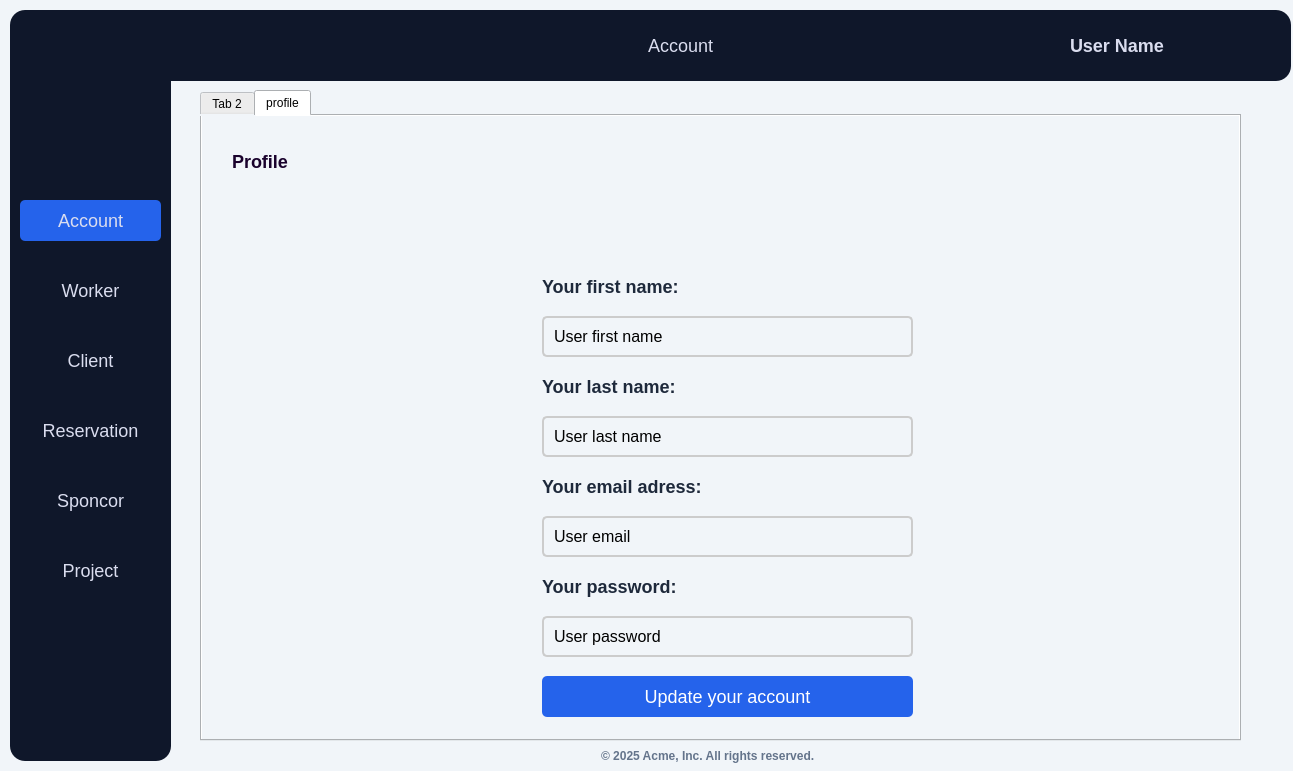
<?xml version="1.0" encoding="UTF-8"?>
<ui version="4.0">
 <class>Dialog</class>
 <widget class="QDialog" name="Dialog">
  <property name="geometry">
   <rect>
    <x>0</x>
    <y>0</y>
    <width>1293</width>
    <height>771</height>
   </rect>
  </property>
  <property name="baseSize">
   <size>
    <width>0</width>
    <height>0</height>
   </size>
  </property>
  <property name="windowTitle">
   <string>Dialog</string>
  </property>
  <property name="styleSheet">
   <string notr="true">QWidget {
	font: 9pt &quot;Sitka&quot;;
    background-color: #F1F5F9;
    font-family: &quot;Sitka&quot;;
}

QLabel {
    font-size: 18px;
    font-weight: bold;
    color: #222;
}

QLineEdit {
    border: 2px solid #ccc;
    border-radius: 5px;
    padding: 8px;
    font-size: 16px;
    width: 250px;
}

QPushButton {
	background-color: rgb(37, 99, 235);
    color: white;
    border-radius: 5px;
    padding: 10px 20px;
    font-size: 18px;
}

QPushButton:hover {
    background-color: rgb(25, 80, 200); 
    color: white; 
}

table {
    width: 100%;
    border-collapse: collapse;
    background-color: #ffffff;
    border-radius: 8px;
    overflow: hidden;
    box-shadow: 0 4px 6px rgba(0, 0, 0, 0.1);
}

th, td {
    padding: 12px;
    text-align: left;
    border-bottom: 1px solid #ddd;
}

th {
    background-color: #007bff;
    color: white;
    font-weight: bold;
}

tr:hover {
    background-color: #f1f1f1;
}
</string>
  </property>
  <widget class="QLabel" name="label_11">
   <property name="geometry">
    <rect>
     <x>590</x>
     <y>740</y>
     <width>301</width>
     <height>31</height>
    </rect>
   </property>
   <property name="styleSheet">
    <string notr="true">color: #64748B;
    padding: 8px;
    font-size: 12px;
    width: 200px;</string>
   </property>
   <property name="text">
    <string>© 2025 Acme, Inc. All rights reserved.</string>
   </property>
  </widget>
  <widget class="QTabWidget" name="tabWidget">
   <property name="geometry">
    <rect>
     <x>200</x>
     <y>90</y>
     <width>1041</width>
     <height>651</height>
    </rect>
   </property>
   <property name="styleSheet">
    <string notr="true">table {
    width: 100%;
    border-collapse: collapse;
    background-color: #ffffff;
    border-radius: 8px;
    overflow: hidden;
    box-shadow: 0 4px 6px rgba(0, 0, 0, 0.1);
}

th, td {
    padding: 12px;
    text-align: left;
    border-bottom: 1px solid #ddd;
}

th {
    background-color: #007bff;
    color: white;
    font-weight: bold;
}

tr:hover {
    background-color: #f1f1f1;
}
</string>
   </property>
   <property name="currentIndex">
    <number>1</number>
   </property>
   <widget class="QWidget" name="tab2">
    <attribute name="title">
     <string>Tab 2</string>
    </attribute>
   </widget>
   <widget class="QWidget" name="tab">
    <attribute name="title">
     <string>profile</string>
    </attribute>
    <widget class="QLabel" name="label_6">
     <property name="geometry">
      <rect>
       <x>30</x>
       <y>30</y>
       <width>131</width>
       <height>31</height>
      </rect>
     </property>
     <property name="styleSheet">
      <string notr="true">color: rgb(26, 2, 45);
font: 14pt &quot;Sitka&quot;;</string>
     </property>
     <property name="text">
      <string>Profile</string>
     </property>
    </widget>
    <widget class="QLabel" name="label_12">
     <property name="geometry">
      <rect>
       <x>340</x>
       <y>160</y>
       <width>191</width>
       <height>21</height>
      </rect>
     </property>
     <property name="styleSheet">
      <string notr="true">color: rgb(30, 41, 59);
</string>
     </property>
     <property name="text">
      <string>Your first name:</string>
     </property>
    </widget>
    <widget class="QLabel" name="label_9">
     <property name="geometry">
      <rect>
       <x>340</x>
       <y>260</y>
       <width>191</width>
       <height>21</height>
      </rect>
     </property>
     <property name="styleSheet">
      <string notr="true">color: rgb(30, 41, 59);
</string>
     </property>
     <property name="text">
      <string>Your last name:</string>
     </property>
    </widget>
    <widget class="QLineEdit" name="lineEdit">
     <property name="geometry">
      <rect>
       <x>340</x>
       <y>400</y>
       <width>371</width>
       <height>41</height>
      </rect>
     </property>
     <property name="styleSheet">
      <string notr="true">color: rgb(0, 0, 0);</string>
     </property>
     <property name="text">
      <string>User email</string>
     </property>
    </widget>
    <widget class="QLabel" name="label_10">
     <property name="geometry">
      <rect>
       <x>340</x>
       <y>360</y>
       <width>191</width>
       <height>21</height>
      </rect>
     </property>
     <property name="styleSheet">
      <string notr="true">color: rgb(30, 41, 59);
</string>
     </property>
     <property name="text">
      <string>Your email adress:</string>
     </property>
    </widget>
    <widget class="QLabel" name="label_8">
     <property name="geometry">
      <rect>
       <x>340</x>
       <y>460</y>
       <width>171</width>
       <height>21</height>
      </rect>
     </property>
     <property name="styleSheet">
      <string notr="true">color: #1E293B;</string>
     </property>
     <property name="text">
      <string>Your password:</string>
     </property>
    </widget>
    <widget class="QPushButton" name="pushButton_8">
     <property name="geometry">
      <rect>
       <x>340</x>
       <y>560</y>
       <width>371</width>
       <height>41</height>
      </rect>
     </property>
     <property name="styleSheet">
      <string notr="true">font: 11pt &quot;Segoe UI&quot;;
background-color: rgb(37, 99, 235);
</string>
     </property>
     <property name="text">
      <string>Update your account</string>
     </property>
    </widget>
    <widget class="QLineEdit" name="lineEdit_2">
     <property name="geometry">
      <rect>
       <x>340</x>
       <y>500</y>
       <width>371</width>
       <height>41</height>
      </rect>
     </property>
     <property name="styleSheet">
      <string notr="true">color: rgb(0, 0, 0);
</string>
     </property>
     <property name="text">
      <string>User password</string>
     </property>
    </widget>
    <widget class="QLabel" name="label_7">
     <property name="geometry">
      <rect>
       <x>440</x>
       <y>0</y>
       <width>141</width>
       <height>141</height>
      </rect>
     </property>
     <property name="styleSheet">
      <string notr="true">background-color: #F1F5F9;</string>
     </property>
     <property name="text">
      <string/>
     </property>
     <property name="pixmap">
      <pixmap>../../Projet c++/revision qt/template/image6.png</pixmap>
     </property>
    </widget>
    <widget class="QLabel" name="img2">
     <property name="geometry">
      <rect>
       <x>910</x>
       <y>10</y>
       <width>81</width>
       <height>71</height>
      </rect>
     </property>
     <property name="styleSheet">
      <string notr="true">
    border-radius: 5px;
    padding: 5px 10px;</string>
     </property>
     <property name="text">
      <string/>
     </property>
     <property name="pixmap">
      <pixmap>../../../../Downloads/pngegg (1).png</pixmap>
     </property>
    </widget>
    <widget class="QLineEdit" name="lineEdit_4">
     <property name="geometry">
      <rect>
       <x>340</x>
       <y>300</y>
       <width>371</width>
       <height>41</height>
      </rect>
     </property>
     <property name="styleSheet">
      <string notr="true">color: rgb(0, 0, 0);</string>
     </property>
     <property name="text">
      <string>User last name</string>
     </property>
    </widget>
    <widget class="QLineEdit" name="lineEdit_5">
     <property name="geometry">
      <rect>
       <x>340</x>
       <y>200</y>
       <width>371</width>
       <height>41</height>
      </rect>
     </property>
     <property name="styleSheet">
      <string notr="true">color: rgb(0, 0, 0);</string>
     </property>
     <property name="text">
      <string>User first name</string>
     </property>
    </widget>
   </widget>
  </widget>
  <widget class="QLabel" name="label">
   <property name="geometry">
    <rect>
     <x>10</x>
     <y>10</y>
     <width>161</width>
     <height>751</height>
    </rect>
   </property>
   <property name="styleSheet">
    <string notr="true">background-color: rgb(15, 23, 42);
border-radius: 15px;</string>
   </property>
   <property name="text">
    <string/>
   </property>
  </widget>
  <widget class="QPushButton" name="pushButton_6">
   <property name="geometry">
    <rect>
     <x>20</x>
     <y>550</y>
     <width>141</width>
     <height>41</height>
    </rect>
   </property>
   <property name="styleSheet">
    <string notr="true">background-color: rgb(15, 23, 42);
font: 12pt &quot;Sitka&quot;;
border-color: rgb(37, 99, 235);
color: rgb(218, 221, 239);</string>
   </property>
   <property name="text">
    <string>Project</string>
   </property>
  </widget>
  <widget class="QPushButton" name="pushButton_2">
   <property name="geometry">
    <rect>
     <x>20</x>
     <y>270</y>
     <width>141</width>
     <height>41</height>
    </rect>
   </property>
   <property name="styleSheet">
    <string notr="true">background-color: rgb(15, 23, 42);
border-color: rgb(37, 99, 235);
font: 12pt &quot;Sitka&quot;;
color: rgb(218, 221, 239);</string>
   </property>
   <property name="text">
    <string>Worker</string>
   </property>
  </widget>
  <widget class="QLabel" name="label_2">
   <property name="geometry">
    <rect>
     <x>30</x>
     <y>40</y>
     <width>121</width>
     <height>131</height>
    </rect>
   </property>
   <property name="styleSheet">
    <string notr="true">background-color: rgb(15, 23, 42);</string>
   </property>
   <property name="text">
    <string/>
   </property>
   <property name="pixmap">
    <pixmap>../../Projet c++/revision qt/template/image4.png</pixmap>
   </property>
  </widget>
  <widget class="QPushButton" name="pushButton_5">
   <property name="geometry">
    <rect>
     <x>20</x>
     <y>480</y>
     <width>141</width>
     <height>41</height>
    </rect>
   </property>
   <property name="styleSheet">
    <string notr="true">background-color: rgb(15, 23, 42);
font: 12pt &quot;Sitka&quot;;
border-color: rgb(37, 99, 235);
color: rgb(218, 221, 239);</string>
   </property>
   <property name="text">
    <string>Sponcor</string>
   </property>
  </widget>
  <widget class="QPushButton" name="pushButton">
   <property name="geometry">
    <rect>
     <x>20</x>
     <y>200</y>
     <width>141</width>
     <height>41</height>
    </rect>
   </property>
   <property name="styleSheet">
    <string notr="true">font: 12pt &quot;Sitka&quot;;
color: rgb(218, 221, 239);
border-color: rgb(37, 99, 235);
</string>
   </property>
   <property name="text">
    <string>Account</string>
   </property>
  </widget>
  <widget class="QPushButton" name="pushButton_4">
   <property name="geometry">
    <rect>
     <x>20</x>
     <y>410</y>
     <width>141</width>
     <height>41</height>
    </rect>
   </property>
   <property name="styleSheet">
    <string notr="true">background-color: rgb(15, 23, 42);font: 12pt &quot;Sitka&quot;;
border-color: rgb(37, 99, 235);
color: rgb(218, 221, 239);</string>
   </property>
   <property name="text">
    <string>Reservation</string>
   </property>
  </widget>
  <widget class="QPushButton" name="pushButton_3">
   <property name="geometry">
    <rect>
     <x>20</x>
     <y>340</y>
     <width>141</width>
     <height>41</height>
    </rect>
   </property>
   <property name="styleSheet">
    <string notr="true">background-color: rgb(15, 23, 42);
font: 12pt &quot;Sitka&quot;;
border-color: rgb(37, 99, 235);
color: rgb(218, 221, 239);</string>
   </property>
   <property name="text">
    <string>Client</string>
   </property>
  </widget>
  <widget class="QLabel" name="label_3">
   <property name="geometry">
    <rect>
     <x>140</x>
     <y>10</y>
     <width>1151</width>
     <height>71</height>
    </rect>
   </property>
   <property name="styleSheet">
    <string notr="true">background-color: rgb(15, 23, 42);
border-radius: 15px;</string>
   </property>
   <property name="text">
    <string/>
   </property>
  </widget>
  <widget class="QLabel" name="label_4">
   <property name="geometry">
    <rect>
     <x>1190</x>
     <y>20</y>
     <width>51</width>
     <height>51</height>
    </rect>
   </property>
   <property name="styleSheet">
    <string notr="true">background-color: rgb(15, 23, 42);</string>
   </property>
   <property name="text">
    <string/>
   </property>
   <property name="pixmap">
    <pixmap>../../Projet c++/revision qt/template/image5.png</pixmap>
   </property>
  </widget>
  <widget class="QLabel" name="label_5">
   <property name="geometry">
    <rect>
     <x>1070</x>
     <y>30</y>
     <width>101</width>
     <height>31</height>
    </rect>
   </property>
   <property name="styleSheet">
    <string notr="true">color: rgb(255, 255, 255);
background-color: rgb(15, 23, 42);
font: 12pt &quot;Sitka&quot;;
color: rgb(218, 221, 239);</string>
   </property>
   <property name="text">
    <string>User Name</string>
   </property>
  </widget>
  <widget class="QPushButton" name="pushButton_7">
   <property name="geometry">
    <rect>
     <x>450</x>
     <y>20</y>
     <width>461</width>
     <height>51</height>
    </rect>
   </property>
   <property name="styleSheet">
    <string notr="true">background-color: rgb(15, 23, 42);
border-color: rgb(37, 99, 235);
font: 18pt &quot;Sitka&quot;;
color: rgb(218, 221, 239);
</string>
   </property>
   <property name="text">
    <string>Account</string>
   </property>
  </widget>
 </widget>
 <resources/>
 <connections/>
</ui>
